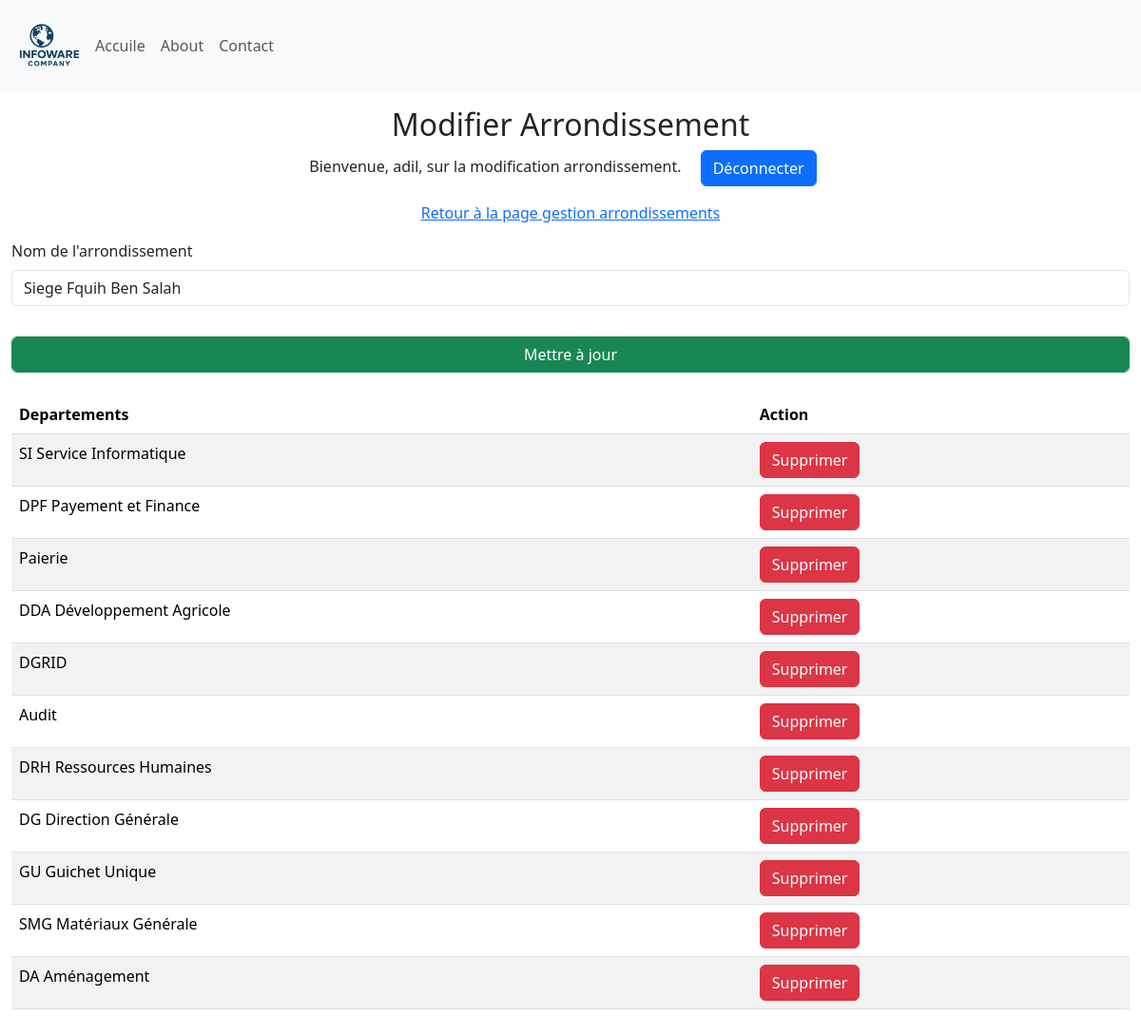
/update_arrondissement/1 (signed in), run on an earlier commit of the app's database.
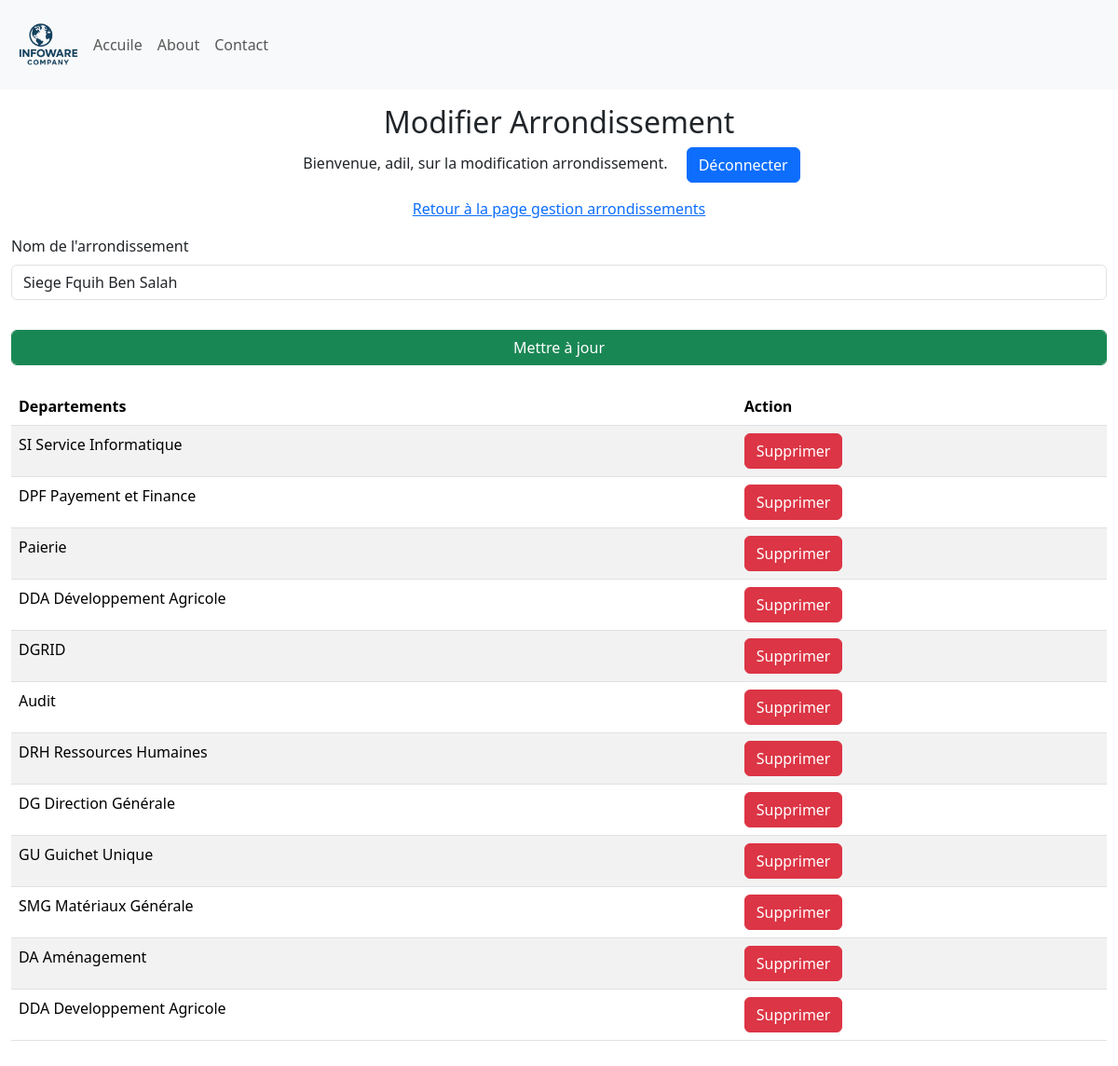
And on a later commit of the database.
### Site/models.py (models this page shows, shortened)
class Departement(db.Model):
    id = db.Column(db.Integer, primary_key=True)
    departement = db.Column(db.String(25), unique=True, nullable=False)
    arondissement = db.Column(db.Integer, db.ForeignKey('arondissement.id'), nullable=False)

### Site/dashbord/arrondissement.py (the view)
@arrondissement.route('/update_arrondissement/<int:arrondissement_id>', methods=['GET', 'POST'])
def update_arrondissement(arrondissement_id):
    if 'user' not in session:
        return redirect(url_for('admin.admin'))
    arrondissement = Arondissement.query.get_or_404(arrondissement_id)
    if request.method == 'POST':
        new_name = request.form.get('arrondissementName')
        if new_name:
            arrondissement.arondissement = new_name
            db.session.commit()
            return redirect(url_for('arrondissement.manage_Arrondissements'))
    return render_template('update_arondissement.html', name=session['user'], arrondissement=arrondissement, departements=arrondissement.departement)

### Site/templates/update_arondissement.html (shortened to what this page needs)
{% extends 'base.html' %}
{% block body %}
<div class="container-fluid">
    <div class="row">
        <div class="col-12  my-3">
            <div class="text-center">
                <h2>Modifier Arrondissement</h2>
                <p>Bienvenue, {{ name }}, sur la modification arrondissement. <a class="mx-3 btn btn-primary" href="{{ url_for('admin.logout') }}"">Déconnecter</a></p>
                <p><a href="{{ url_for('arrondissement.manage_Arrondissements') }}">Retour à la page gestion arrondissements</a> </p>
            </div>
           <form method="POST">
                <div class="mb-3">
                    <label for="arrondissementName" class="form-label">Nom de l'arrondissement</label>
                    <input type="text" class="form-control" id="arrondissementName" name="arrondissementName" value="{{ arrondissement.arondissement }}" required>
                </div>
                <div class="mb-3">
                    <input type="submit" class="form-control btn btn-success mt-3" value="Mettre à jour">
                </div>
            </form>
                {% if departements %}
                <table class="table table-striped mt-4 ">
                    <thead>
                        <tr>
                          <th scope="col">Departements</th>
                          <th scope="col">Action</th>
                        </tr>
                      </thead>
                      <tbody>
                        {% for departement in departements %}
                        <tr>
                          <td>{{ departement.departement }}</td>
                          <td>
                             <a href ="{{ url_for('departement.delete_departement', departement_id=departement.id) }}" onclick="return confirm('Êtes-vous sûr de vouloir supprimer cet arrondissement ?');"  class="btn btn-danger">Supprimer</a>
                          </td>
                        </tr>
                        {% endfor %}
                </table>
                {% else %}
                <p class="mt-4 text-danger h4">Aucun departement associé à cet arrondissement.</p>
                {% endif %}
        </div>
    </div>
</div>
{% endblock %}

What changed in the data, as far as the page shows it:
added Departement: departement "DDA Developpement Agricole"
